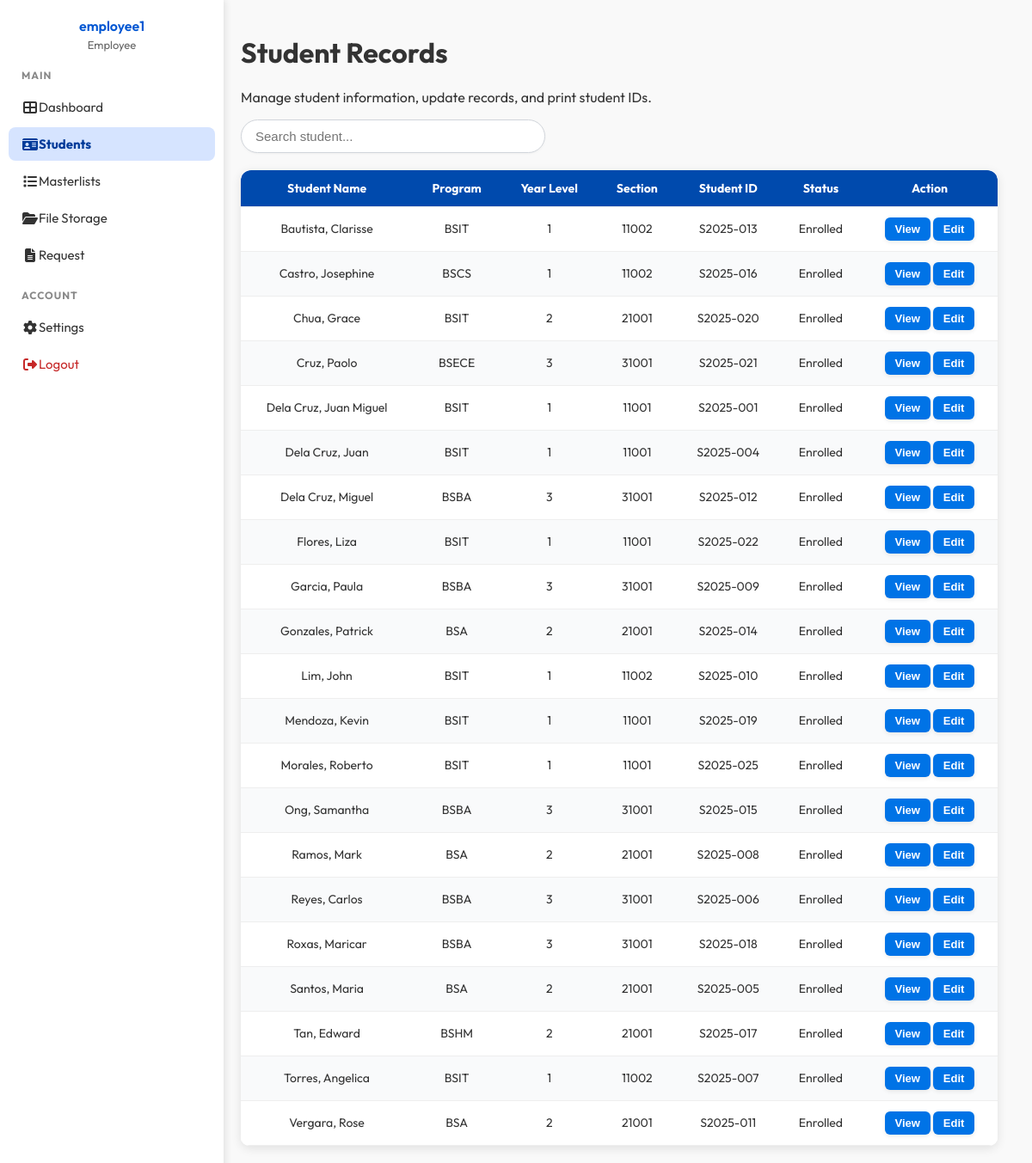
/staff/StudentInfo.php (signed in), run on the app's committed database.
### tables this page shows
CREATE TABLE `users` (
  `user_id` int(11) NOT NULL,
  `username` varchar(255) DEFAULT NULL,
  `email` varchar(255) NOT NULL,
  `password_hash` text DEFAULT NULL,
  `role_id` int(11) DEFAULT NULL,
  `active` tinyint(1) DEFAULT NULL
);

CREATE TABLE `roles` (
  `role_id` int(11) NOT NULL,
  `name` varchar(255) DEFAULT NULL,
  `description` text DEFAULT NULL
);

CREATE TABLE `students` (
  `student_id` varchar(255) NOT NULL,
  `user_id` int(11) DEFAULT NULL,
  `first_name` varchar(255) DEFAULT NULL,
  `last_name` varchar(255) DEFAULT NULL,
  `birthdate` date DEFAULT NULL,
  `gender` varchar(255) DEFAULT NULL,
  `program` varchar(50) NOT NULL,
  `year_level` int(11) DEFAULT NULL,
  `section` int(10) NOT NULL,
  `student_status` varchar(255) DEFAULT NULL,
  `photo_path` text DEFAULT NULL,
  `date_registered` date DEFAULT NULL,
  `email` varchar(255) DEFAULT NULL,
  `contact_no` varchar(255) DEFAULT NULL
);

CREATE TABLE `academic_background` (
  `id` int(11) NOT NULL,
  `student_id` varchar(50) NOT NULL,
  `primary_school` varchar(255) DEFAULT NULL,
  `primary_year` varchar(10) DEFAULT NULL,
  `secondary_school` varchar(255) DEFAULT NULL,
  `secondary_year` varchar(10) DEFAULT NULL,
  `tertiary_school` varchar(255) DEFAULT NULL,
  `tertiary_year` varchar(10) DEFAULT NULL
);

### staff/StudentInfo.php (the view, shortened to what this page needs)
<?php
require_once __DIR__ . "/../Database/connection.php";
$resAll = $conn->query(
  "SELECT
    s.student_id,
    s.first_name,
    s.last_name,
    s.program,
    s.year_level,
    s.section,
    s.student_status,
    g.name AS guardian_name,
    g.contact_no AS guardian_contact,
    g.address AS guardian_address,
    s.birthdate,
    s.gender,
    s.photo_path,
    ab.primary_school,
    ab.primary_year,
    ab.secondary_school,
    ab.secondary_year,
    ab.tertiary_school,
    ab.tertiary_year
  FROM students s
  LEFT JOIN guardians g ON s.student_id = g.student_id
  LEFT JOIN academic_background ab ON s.student_id = ab.student_id
  ORDER BY s.last_name ASC"
);
$allStudents = $resAll->fetch_all(MYSQLI_ASSOC);
$students = array_slice($allStudents, 0, 50);
?>
<!DOCTYPE html>
<html lang="en">
<head>
  <link rel="stylesheet" href="../components/css/StudentInfo.css">
</head>
<body>
<?php include 'StaffSidenav.php'; ?>
<div class="container">
  <h1>Student Records</h1>
  <p>Manage student information, update records, and print student IDs.</p>
  <div style="position:relative;">
    <input type="text" id="searchInput" placeholder="Search student..." autocomplete="off">
  </div>
  <div class="table-wrapper">
    <table id="studentsTable">
    <thead>
      <tr>
        <th>Student Name</th>
        <th>Program</th>
        <th>Year Level</th>
        <th>Section</th>
        <th>Student ID</th>
        <th>Status</th>
        <th>Action</th>
      </tr>
    </thead>
  <tbody id="studentsBody">
  <?php foreach ($students as $s): ?>
    <tr data-student='<?= json_encode($s, JSON_HEX_APOS | JSON_HEX_QUOT) ?>'>
      <td><?= htmlspecialchars($s['last_name'] . ", " . $s['first_name']) ?></td>
      <td><?= htmlspecialchars($s['program']) ?></td>
      <td><?= htmlspecialchars($s['year_level']) ?></td>
      <td><?= htmlspecialchars($s['section']) ?></td>
      <td><?= htmlspecialchars($s['student_id']) ?></td>
      <td><?= htmlspecialchars($s['student_status']) ?></td>
       <td>
          <button onclick="viewStudent(this)">View</button>
          <button onclick="showDetails(this)">Edit</button>
        </td>
    </tr>
  <?php endforeach; ?>
</tbody>
  </table>
</div>
</body>
</html>

### staff/StaffSidenav.php (shortened to what this page needs)
<?php
  require_once __DIR__ . "/../Database/connection.php";
  $current_page = basename($_SERVER['PHP_SELF']);
  $user_id = $_SESSION['user_id'];
  $stmt = $conn->prepare("
      SELECT u.username, r.name AS role_name
      FROM users u
      JOIN roles r ON u.role_id = r.role_id
      WHERE u.user_id = ?
  ");
  $stmt->bind_param("i", $user_id);
  $stmt->execute();
  $result = $stmt->get_result();
  $user = $result->fetch_assoc();
  $staffName = $user['username'] ?? "Unknown User";
  $staffRole = $user['role_name'] ?? "Unknown Role";
?>
<!DOCTYPE html>
<html lang="en">
<head>
  <link rel="stylesheet" href="https://cdnjs.cloudflare.com/ajax/libs/font-awesome/6.4.0/css/all.min.css">
</head>
<body>
<div class="sidebar collapsed" id="sidebar">
  <div class="sidebar-header">
    <h3 class="sidebar-text"><?= htmlspecialchars($staffName) ?></h3>
    <p class="sidebar-text"><?= htmlspecialchars($staffRole) ?></p>
  </div>
  <div class="sidebar-section">
    <h4 class="sidebar-text">MAIN</h4>
    <a href="index.php" class="<?= $current_page=='index.php' ? 'active' : '' ?>">
      <i class="fas fa-th-large"></i><span class="sidebar-text"> Dashboard</span>
    </a>
    <a href="StudentInfo.php" class="<?= $current_page=='StudentInfo.php' ? 'active' : '' ?>">
      <i class="fas fa-id-card"></i><span class="sidebar-text"> Students</span>
    </a>
    <a href="Masterlist.php" class="<?= $current_page=='Masterlist.php' ? 'active' : '' ?>">
      <i class="fas fa-list"></i><span class="sidebar-text"> Masterlists</span>
    </a>
    <a href="FileStorage.php" class="<?= $current_page=='FileStorage.php' ? 'active' : '' ?>">
      <i class="fas fa-folder-open"></i><span class="sidebar-text"> File Storage</span>
    </a>
    <a href="Request.php" class="<?= $current_page=='Request.php' ? 'active' : '' ?>">
      <i class="fas fa-file-alt"></i><span class="sidebar-text"> Request</span>
    </a>
  </div>
  <div class="sidebar-section">
    <h4 class="sidebar-text">ACCOUNT</h4>
    <a href="#">
      <i class="fas fa-cog"></i><span class="sidebar-text"> Settings</span>
    </a>
    <a href="../Database/logout.php" class="logout">
      <i class="fas fa-sign-out-alt"></i><span class="sidebar-text"> Logout</span>
    </a>
  </div>
</div>
</body>
</html>

### components/css/StudentInfo.css (style rules this page uses)
body { margin: 0; font-family: 'Outfit', sans-serif; background: linear-gradient(145deg, #eef2f7, #f9fafc); color: #333; min-height: 100vh; display: flex; flex-direction: column; padding-top: 0; overflow-x: hidden; }
.container { flex: 1; margin-left: 240px; padding: 20px 40px; transition: margin-left 0.3s ease; box-sizing: border-box; position: relative; background: none; align-items: flex-start; }
#searchInput { padding: 10px 16px; width: 320px; border: 1px solid #d1d5db; border-radius: 25px; font-size: 15px; background: #fff; transition: all 0.2s ease; box-shadow: 0 1px 3px rgba(0,0,0,0.04); }
.table-wrapper { width: 100%; border-collapse: collapse; background: #fff; border-radius: 10px; overflow: hidden; box-shadow: 0 3px 12px rgba(0,0,0,0.1); margin-top: 20px; }
#studentsTable { width: 100%; border-collapse: separate; border-spacing: 0; background: white; font-size: 14px; }
#studentsTable thead { background: #004aad; color: #fff; }
#studentsTable th, #studentsTable td { padding: 12px 15px; text-align: center; border-bottom: 1px solid #eee; }
#studentsTable th:first-child { border-top-left-radius: 12px; }
#studentsTable th:last-child { border-top-right-radius: 12px; }
#studentsTable tbody tr:nth-child(even) { background-color: #f9fafb; }
#studentsTable tbody tr:nth-child(odd) { background-color: #ffffff; }
#studentsTable button { padding: 6px 12px; border: none; border-radius: 6px; cursor: pointer; font-size: 13px; background: #0073e6; color: #fff; transition: background 0.3s ease; }
button { padding: 8px 16px; border-radius: 8px; border: none; font-weight: 600; cursor: pointer; transition: all 0.25s ease; box-shadow: 0 2px 5px rgba(0,0,0,0.08); }

### staff/StaffSidenav.php (style rules this page uses)
body { margin: 0; font-family: 'Outfit', sans-serif; background: #f9f9f9; color: #333; display: flex; }
.sidebar { position: fixed; left: 0; top: 0; height: 100%; width: 240px; background: #fff; color: #333; box-shadow: 2px 0 8px rgba(0,0,0,0.1); padding: 20px 10px; transition: width 0.3s ease; overflow-y: auto; z-index: 1000; }
.sidebar-header { text-align: center; margin-bottom: 20px; }
.sidebar-header h3 { margin: 0; font-size: 16px; font-weight: 600; color: #0056d2; }
.sidebar-header p { font-size: 13px; color: #666; margin: 4px 0 0; }
.sidebar-section { margin-bottom: 20px; }
.sidebar-section h4 { margin: 10px 15px; font-size: 12px; text-transform: uppercase; color: #888; letter-spacing: 1px; }
.sidebar a { display: flex; align-items: center; text-decoration: none; color: #333; padding: 10px 15px; border-radius: 8px; margin: 4px 0; transition: background 0.3s, color 0.3s; font-size: 15px; }
.sidebar a i { font-size: 16px; width: 20px; text-align: center; }
.sidebar a.active { background: #d6e4ff; color: #003b99; font-weight: bold; }
.sidebar a.logout { color: #c62828; }

### data on the page
users: username "employee1", role.name "Employee"
students: last_name+first_name "Bautista, Clarisse", program "BSIT", year_level "1", section "11002", student_id "S2025-013", student_status "Enrolled"
students: last_name+first_name "Castro, Josephine", program "BSCS", year_level "1", section "11002", student_id "S2025-016", student_status "Enrolled"
students: last_name+first_name "Chua, Grace", program "BSIT", year_level "2", section "21001", student_id "S2025-020", student_status "Enrolled"
students: last_name+first_name "Cruz, Paolo", program "BSECE", year_level "3", section "31001", student_id "S2025-021", student_status "Enrolled"
students: last_name+first_name "Dela Cruz, Juan Miguel", program "BSIT", year_level "1", section "11001", student_id "S2025-001", student_status "Enrolled"
academic_background: student.first_name "Dela Cruz, Juan", student.program "BSIT", student.year_level "1", student.section "11001", student.student_id "S2025-004", student.student_status "Enrolled"
students: last_name+first_name "Dela Cruz, Miguel", program "BSBA", year_level "3", section "31001", student_id "S2025-012", student_status "Enrolled"
students: last_name+first_name "Flores, Liza", program "BSIT", year_level "1", section "11001", student_id "S2025-022", student_status "Enrolled"
students: last_name+first_name "Garcia, Paula", program "BSBA", year_level "3", section "31001", student_id "S2025-009", student_status "Enrolled"
students: last_name+first_name "Gonzales, Patrick", program "BSA", year_level "2", section "21001", student_id "S2025-014", student_status "Enrolled"
students: last_name+first_name "Lim, John", program "BSIT", year_level "1", section "11002", student_id "S2025-010", student_status "Enrolled"
students: last_name+first_name "Mendoza, Kevin", program "BSIT", year_level "1", section "11001", student_id "S2025-019", student_status "Enrolled"
students: last_name+first_name "Morales, Roberto", program "BSIT", year_level "1", section "11001", student_id "S2025-025", student_status "Enrolled"
students: last_name+first_name "Ong, Samantha", program "BSBA", year_level "3", section "31001", student_id "S2025-015", student_status "Enrolled"
students: last_name+first_name "Ramos, Mark", program "BSA", year_level "2", section "21001", student_id "S2025-008", student_status "Enrolled"
students: last_name+first_name "Reyes, Carlos", program "BSBA", year_level "3", section "31001", student_id "S2025-006", student_status "Enrolled"
students: last_name+first_name "Roxas, Maricar", program "BSBA", year_level "3", section "31001", student_id "S2025-018", student_status "Enrolled"
students: last_name+first_name "Santos, Maria", program "BSA", year_level "2", section "21001", student_id "S2025-005", student_status "Enrolled"
students: last_name+first_name "Tan, Edward", program "BSHM", year_level "2", section "21001", student_id "S2025-017", student_status "Enrolled"
students: last_name+first_name "Torres, Angelica", program "BSIT", year_level "1", section "11002", student_id "S2025-007", student_status "Enrolled"
students: last_name+first_name "Vergara, Rose", program "BSA", year_level "2", section "21001", student_id "S2025-011", student_status "Enrolled"
